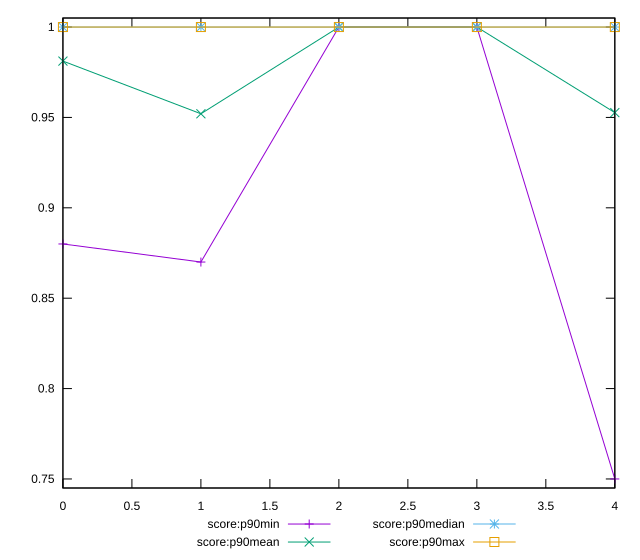

Source code (gnuplot):
reset

$scoreP90Min <<EOF
0 0.88
1 0.87
2 1
3 1
4 0.75
EOF

$scoreP90Mean <<EOF
0 0.9811702127659572
1 0.952021276595745
2 1
3 1
4 0.9526595744680849
EOF

$scoreP90Median <<EOF
0 1
1 1
2 1
3 1
4 1
EOF

$scoreP90Max <<EOF
0 1
1 1
2 1
3 1
4 1
EOF

set key outside below
set xrange [0:4]
set yrange [0.745:1.005]
set trange [0.745:1.005]
set terminal svg size 640, 560 enhanced background rgb 'white'
set output "report_00025_2021-02-22T21:38:55.199Z/unminified-javascript/progression/score.svg"

plot $scoreP90Min title "score:p90min" with linespoints, \
     $scoreP90Mean title "score:p90mean" with linespoints, \
     $scoreP90Median title "score:p90median" with linespoints, \
     $scoreP90Max title "score:p90max" with linespoints

reset
